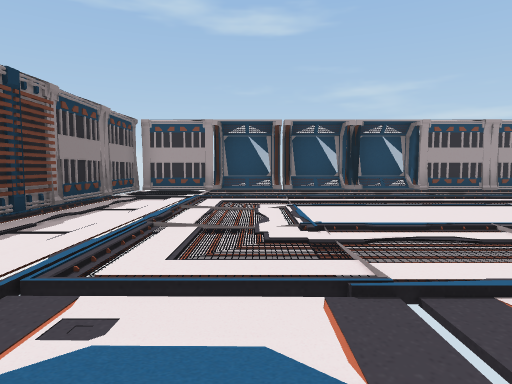
[1] (above)

24 first-person views from a walk through a Unity game level. The camera is 1.3 m above the floor, tilts 4° down and sees 75° across. The floor is counted in squares, 2 m on a side. Each view is taken from the middle of a square. On the plan, view 1 faces up. The plan holds only what a view shows up to about 10 squares ahead; the rest is blank.

[2]
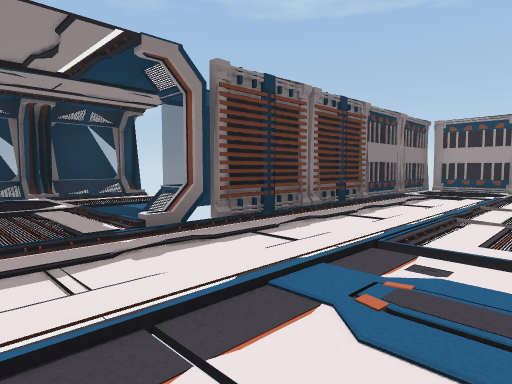

[3]
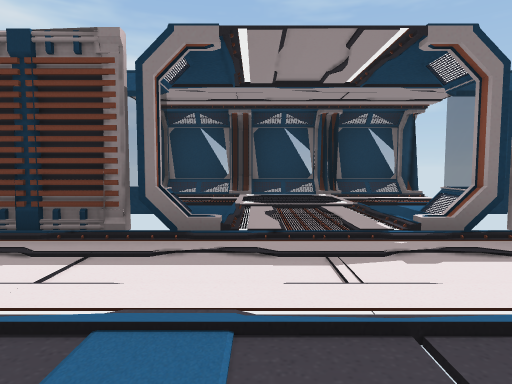

[4]
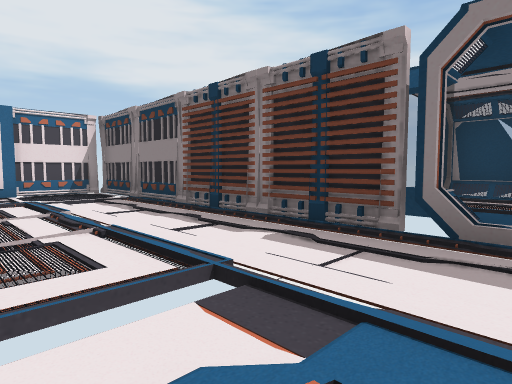

[5]
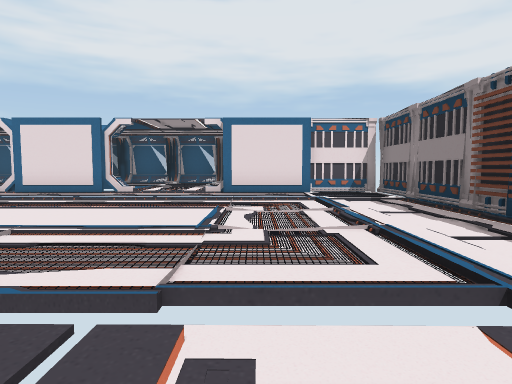

[6]
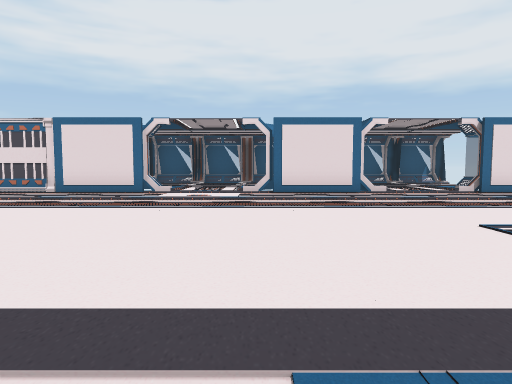

[7]
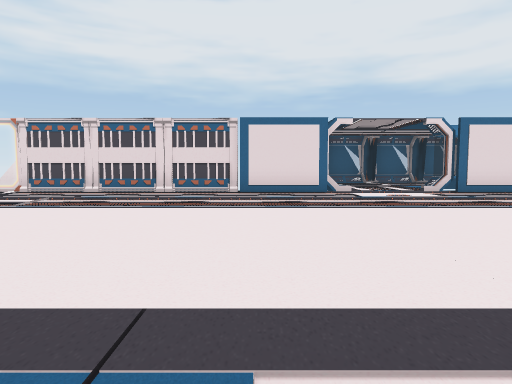

[8]
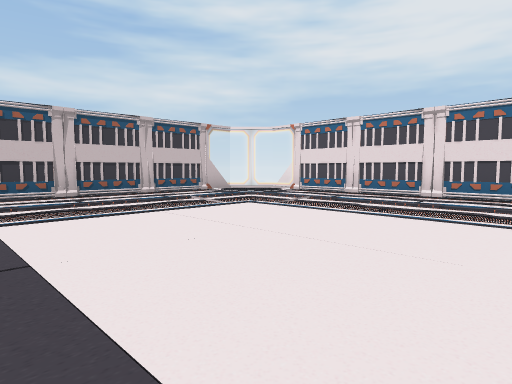

[9]
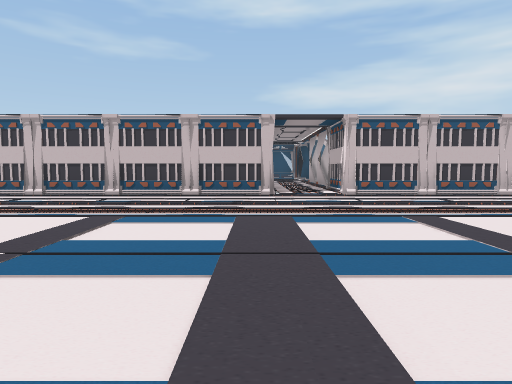

[10]
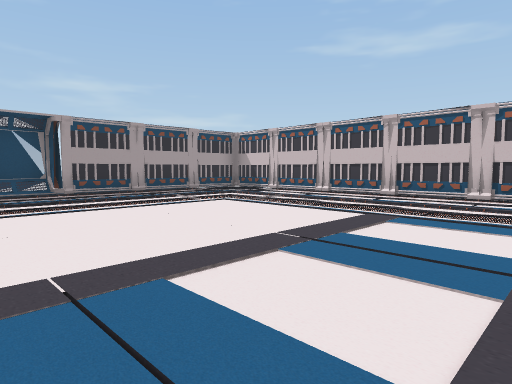

[11]
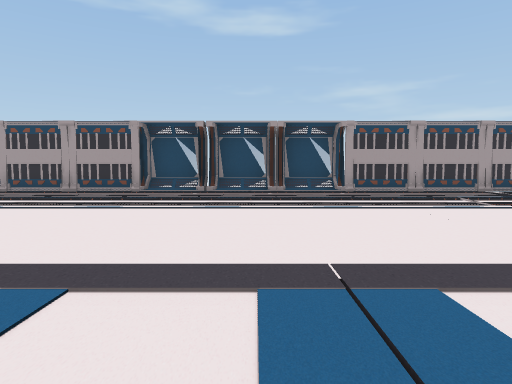

[12]
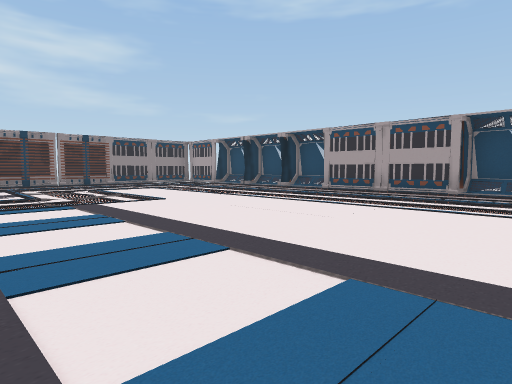

[13]
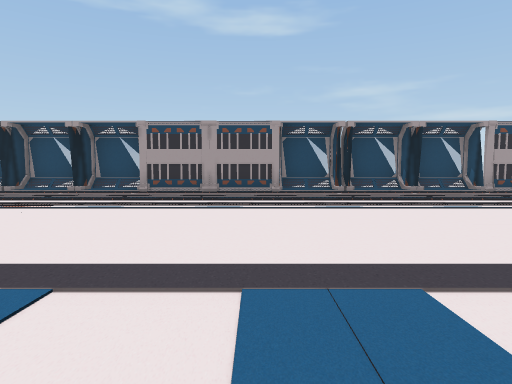

[14]
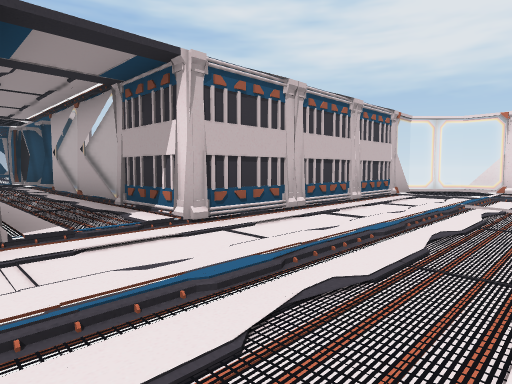

[15]
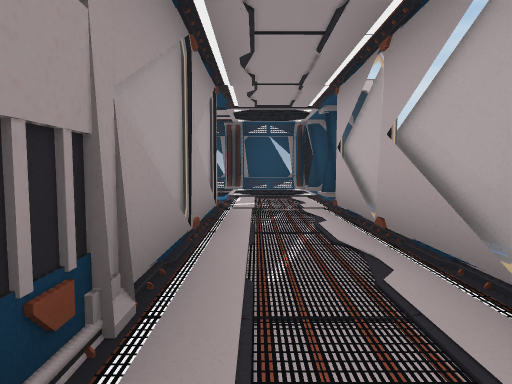

[16]
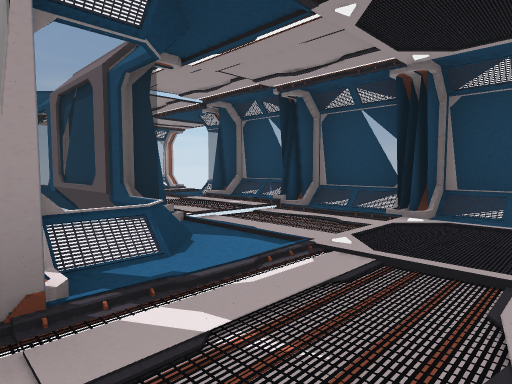

[17]
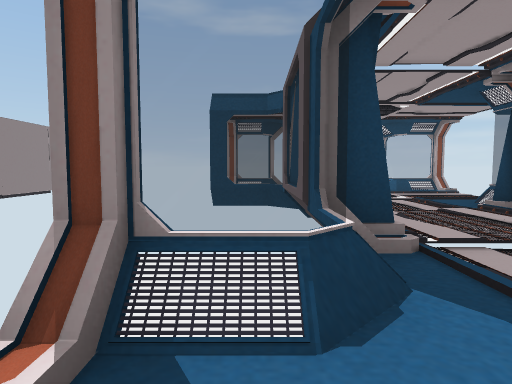

[18]
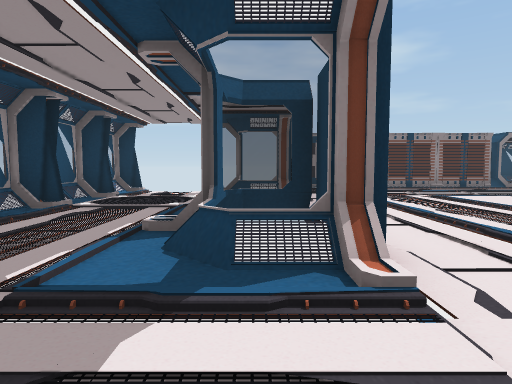

[19]
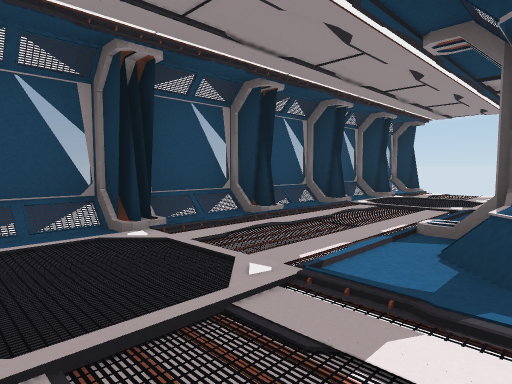

[20]
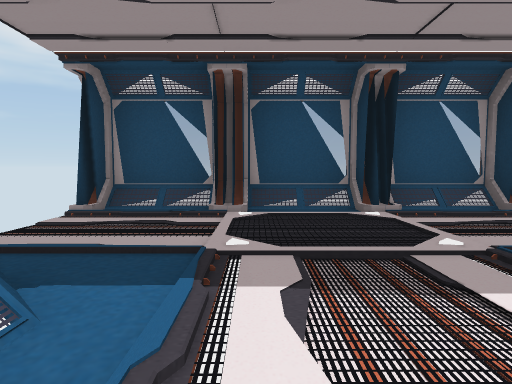

[21]
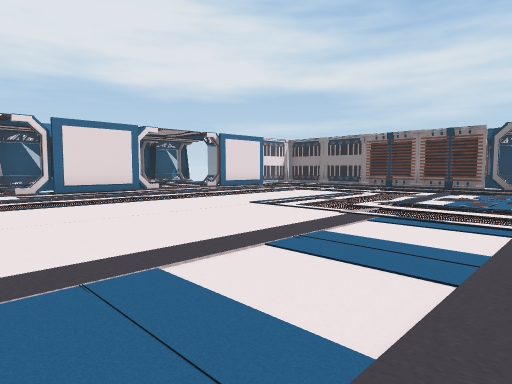

[22]
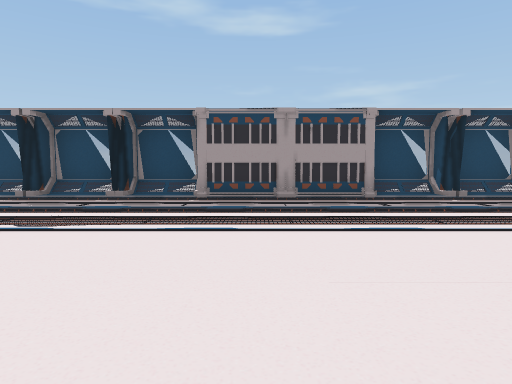

[23]
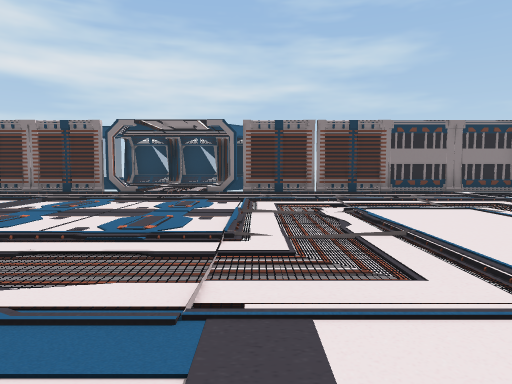

[24]
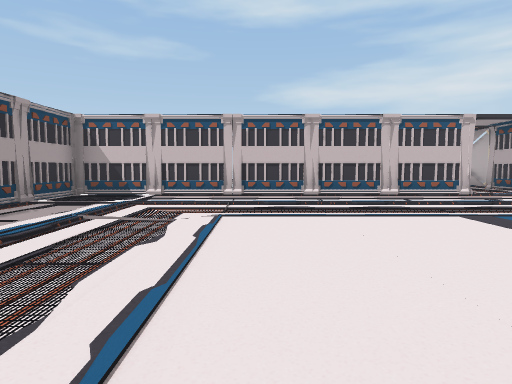

### Floor plan
Key: @ floor where view 1 was taken; # wall or solid block; x gap in a wall; . main floor; : floor 0.25 m higher than the main floor; + floor 0.5 m higher than the main floor; / step, stairs or slope; = window, fence, low wall or low ledge.
Columns run from 8 left of view 1 to 32 right of it. Each row starts with its distance up from view 1.
 11        #######  ########
 10     ####/#/#/####:/#/#/#######
  9     #........................#    #=   =
  8     #...  .........    ......#    #=   =+
  7     #/.......././././././.. .#         ::
  6     #/.......////////////.. .#        ::
  5     #/..................... .#    x/ ::=
  4     #/..................... .#     = :/=
  3 #   #/.......................#     # :/#
  2 #:.=#/.......................#     ##:/=
  1 #:.://...../.................#    #=::/#
  0 #::../..@../.................##====/::/=
 -1 #::://...../......  ...............::::#
 -2 #/.=/#...../...... ..........://////:::=
 -3 #: /##.......................###### # ##
 -4     #/.......................#
 -5     #/.......................#
 -6     #/.......................#
 -7     #/.../...................#
 -8     #/...////////////////....#
 -9     #...   .......   ........#
-10     #..##////##///###......==#
-11     ####=/://===.// ########
-12           ::::::.::/
-13          .::....::..
-14        # /:///:/:/::
-15        #############

Positions as (right, up) in squares from view 1, and headings:
1: (0, 0), facing up
2: (0, -1), facing up-left
3: (0, -1), facing left
4: (0, -1), facing down-left
5: (0, -1), facing down
6: (7, -1), facing down
7: (12, -1), facing down
8: (12, -2), facing down-right
9: (12, 0), facing right
10: (12, 0), facing up-right
11: (12, 0), facing up
12: (11, 0), facing up-left
13: (8, 0), facing up
14: (17, 0), facing down-right
15: (21, -1), facing right
16: (26, -2), facing up-right
17: (27, -1), facing up
18: (9, -11), facing left
19: (9, -11), facing down-left
20: (9, -10), facing down
21: (9, 0), facing down-left
22: (6, 2), facing up
23: (6, 2), facing left
24: (12, 5), facing right
